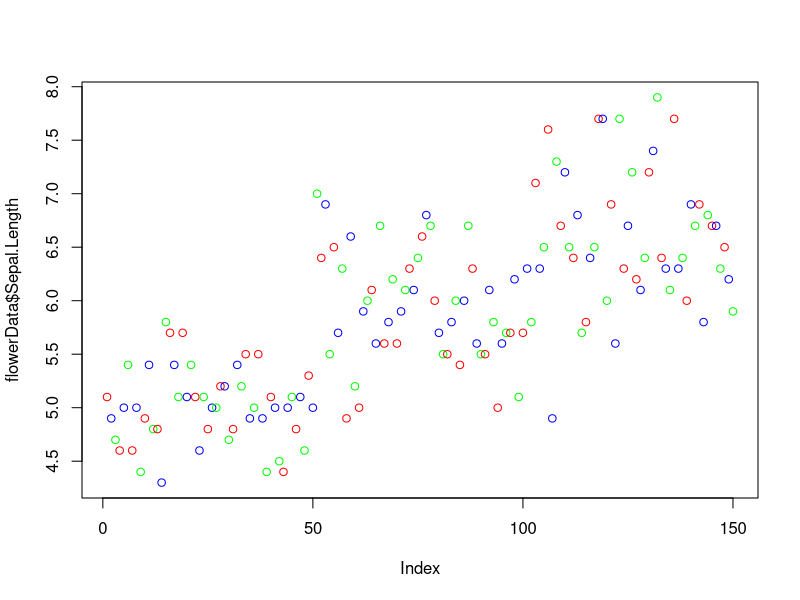
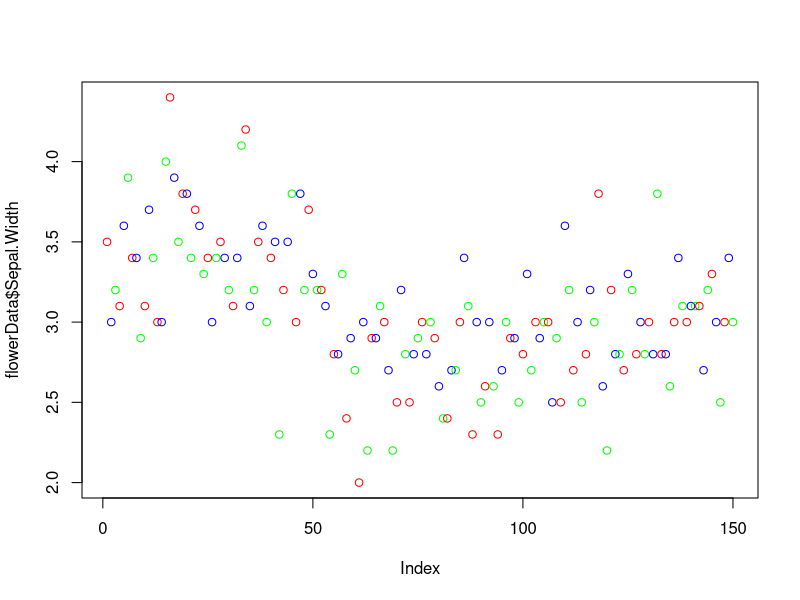
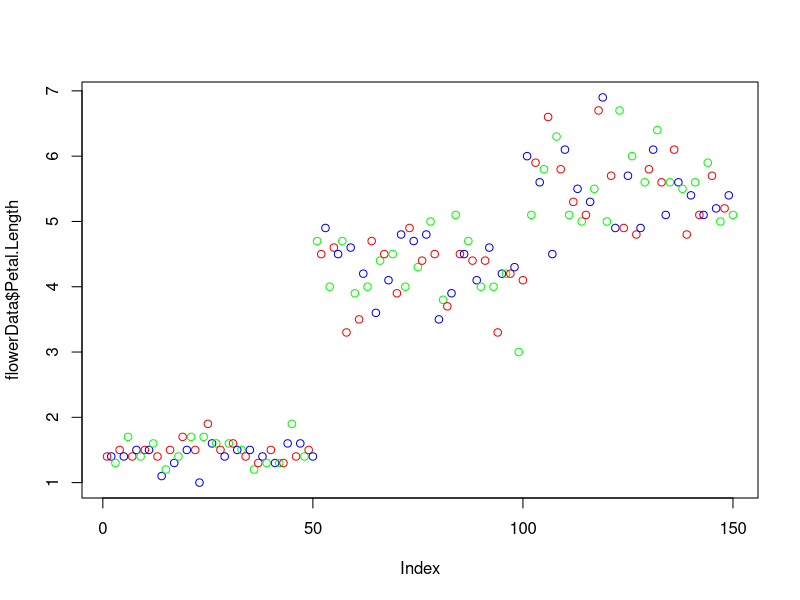
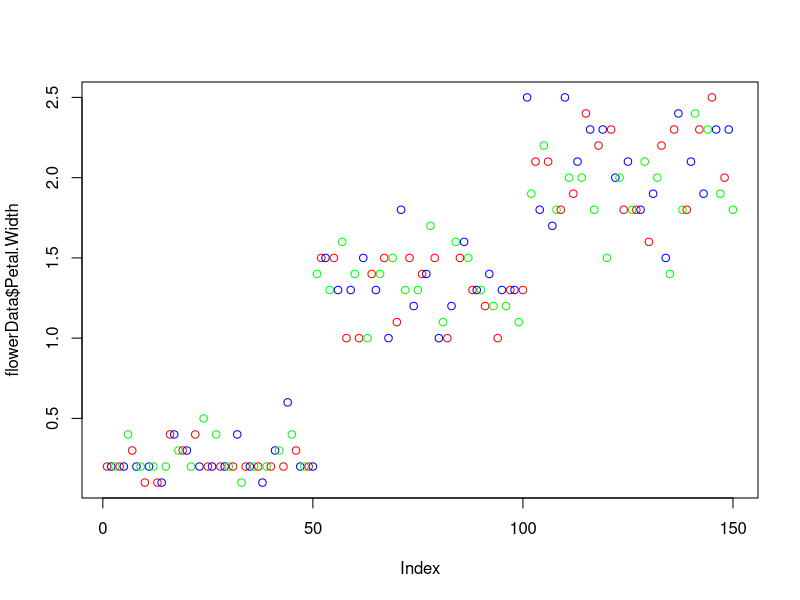
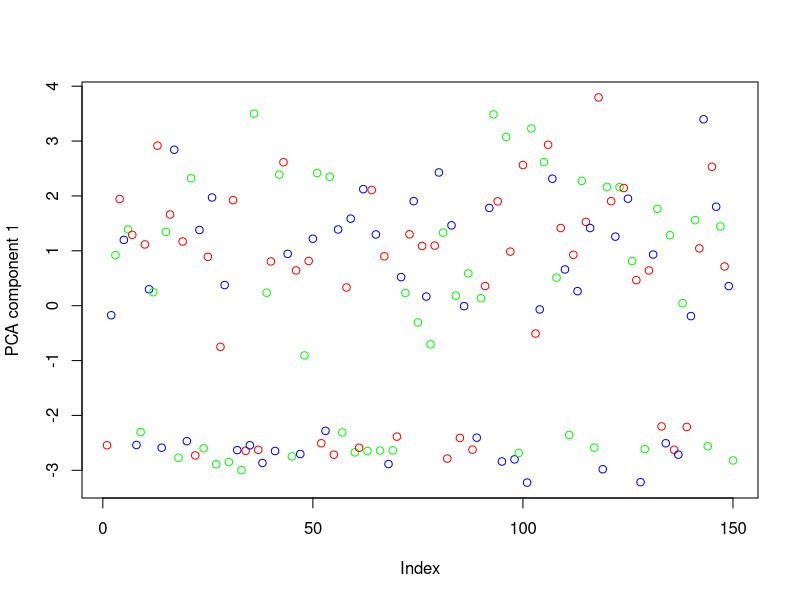

Generate these figures, in order, with R:
#Retreiving data
library(datasets)
library(kernlab)
flowerData=iris
set.seed(42)
#----------------------------------------------------------
#Exploring data
#----------------------------------------------------------
#print("SUMMARY OF DATASET")
#summary(flowerData)
#print(head(flowerData))
#print(tail(flowerData))
#----------------------------------------------------------
#Data Visualization and data is stored in 'plot.pdf' file in the working directory
#----------------------------------------------------------
plot(flowerData$Sepal.Length, col=c("red","blue","green"))
plot(flowerData$Sepal.Width, col=c("red","blue","green"))
plot(flowerData$Petal.Length, col=c("red","blue","green"))
plot(flowerData$Petal.Width, col=c("red","blue","green"))
#----------------------------------------------------------
#Accuracy function
#----------------------------------------------------------
accuracy<-function(predicted_seq, actual_seq){
  count<-0
  size<-0
  if(length(predicted_seq)==length(actual_seq)){
    size<-length(predicted_seq)
  }
  else{
    print("Sequence size does not match!")
  }
  for(i in 1:size){
    if(predicted_seq[i]==actual_seq[i]){
      count<-count+1
    }
  }
  return (count*100/size)
}
#----------------------------------------------------------
#Shuffle dataset row-wise
#----------------------------------------------------------
shuffledFlowerData<-flowerData[sample(nrow(flowerData)),]
#----------------------------------------------------------
#Seperate dataset into training and testing
#The data is seperated in 75/25 training/testing ratio
#----------------------------------------------------------
datasetSize<-nrow(shuffledFlowerData)
#traininng data
trainingDatasetSize<-as.integer(0.75*datasetSize)
trainingDataset=shuffledFlowerData[1:trainingDatasetSize,]
#testing data
testingDatasetSize<-datasetSize-trainingDatasetSize
testingDataset<-shuffledFlowerData[113:150,]
#----------------------------------------------------------
#Classification without dimensionality reduction
#----------------------------------------------------------
fit<-ksvm(Species~., data=trainingDataset)
summary(fit)
prediction<-predict(fit, testingDataset, type='response')
print("The accuracy of the SVM is as shown below:")
print(accuracy(prediction,testingDataset[,5]))
#----------------------------------------------------------
print('Principal Component Analysis and classification')
#----------------------------------------------------------
shuffledFlowerData.pca.eigenvalues<-princomp(x=shuffledFlowerData[,1:4], cors=TRUE, scores = TRUE)
shuffledFlowerData.pca.eigenvectors<-shuffledFlowerData.pca.eigenvalues$scores
plot(shuffledFlowerData.pca.eigenvectors[,1], col=c("red","blue","green"), ylab = "PCA component 1")
mostUsefulData<-shuffledFlowerData.pca.eigenvectors[,1]
postPCADataset<-cbind(mostUsefulData, shuffledFlowerData['Species'])
#print(postPCADataset)
#----------------------------------------------------------
#Dividing PCA data into test and training
#----------------------------------------------------------
#traininng data
trainingDataset.pca<-postPCADataset[1:trainingDatasetSize,]
print(trainingDataset.pca)
#testing data
testingDataset.pca<-postPCADataset[113:150,]
#----------------------------------------------------------
#Classification of post-PCA data
#----------------------------------------------------------
fit.pca<-ksvm(Species~., data=trainingDataset.pca)
#summary(fit.pca)
prediction.pca<-predict(fit.pca, testingDataset.pca, type='response')
print("The accuracy of the SVM is as shown below:")
print(accuracy(prediction.pca,testingDataset.pca[,2]))
#----------------------------------------------------------
#Fischers Linear Discriminant and classification
#----------------------------------------------------------









#----------------------------------------------------------
#Metric Learning and classification
#----------------------------------------------------------


















#--------------------------------------------------------
#Accuracy comparison on test set
#--------------------------------------------------------
